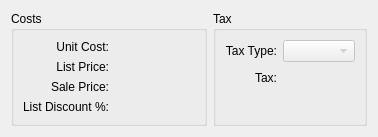
       <widget class="QWidget" name="_detail">
        <attribute name="title">
         <string>&amp;Detail</string>
        </attribute>
        <layout class="QGridLayout">
         <item row="0" column="0">
          <widget class="QGroupBox" name="_priceGroup">
           <property name="title">
            <string>Costs</string>
           </property>
           <layout class="QGridLayout">
            <item row="0" column="0">
             <layout class="QHBoxLayout">
              <item>
               <layout class="QVBoxLayout">
                <item>
                 <layout class="QGridLayout">
                  <item row="0" column="0">
                   <widget class="QLabel" name="_unitCostLit">
                    <property name="text">
                     <string>Unit Cost:</string>
                    </property>
                    <property name="alignment">
                     <set>Qt::AlignRight|Qt::AlignTrailing|Qt::AlignVCenter</set>
                    </property>
                   </widget>
                  </item>
                  <item row="1" column="0">
                   <widget class="QLabel" name="_listPriceLit">
                    <property name="text">
                     <string>List Price:</string>
                    </property>
                    <property name="alignment">
                     <set>Qt::AlignRight|Qt::AlignTrailing|Qt::AlignVCenter</set>
                    </property>
                   </widget>
                  </item>
                  <item row="1" column="1">
                   <widget class="CurrDisplay" name="_listPrice">
                    <property name="format">
                     <enum>CurrDisplay::Cost</enum>
                    </property>
                    <property name="localControl">
                     <bool>false</bool>
                    </property>
                   </widget>
                  </item>
                  <item row="2" column="0">
                   <widget class="QLabel" name="_salePriceLit">
                    <property name="text">
                     <string>Sale Price:</string>
                    </property>
                    <property name="alignment">
                     <set>Qt::AlignRight|Qt::AlignTrailing|Qt::AlignVCenter</set>
                    </property>
                   </widget>
                  </item>
                  <item row="2" column="1">
                   <widget class="CurrDisplay" name="_salePrice">
                    <property name="format">
                     <enum>CurrDisplay::Cost</enum>
                    </property>
                    <property name="localControl">
                     <bool>false</bool>
                    </property>
                   </widget>
                  </item>
                  <item row="3" column="0">
                   <widget class="QLabel" name="_discountFromListPrcntLit">
                    <property name="text">
                     <string>List Discount %:</string>
                    </property>
                    <property name="alignment">
                     <set>Qt::AlignRight|Qt::AlignTrailing|Qt::AlignVCenter</set>
                    </property>
                   </widget>
                  </item>
                  <item row="3" column="1">
                   <widget class="XLabel" name="_discountFromList">
                    <property name="minimumSize">
                     <size>
                      <width>80</width>
                      <height>0</height>
                     </size>
                    </property>
                    <property name="alignment">
                     <set>Qt::AlignRight|Qt::AlignTrailing|Qt::AlignVCenter</set>
                    </property>
                   </widget>
                  </item>
                  <item row="0" column="1">
                   <widget class="CurrCluster" name="_unitCost">
                    <property name="format">
                     <enum>CurrDisplay::Cost</enum>
                    </property>
                    <property name="currencyEnabled">
                     <bool>false</bool>
                    </property>
                    <property name="currencyVisible">
                     <bool>false</bool>
                    </property>
                    <property name="enabled">
                     <bool>false</bool>
                    </property>
                   </widget>
                  </item>
                 </layout>
                </item>
                <item>
                 <spacer>
                  <property name="orientation">
                   <enum>Qt::Vertical</enum>
                  </property>
                  <property name="sizeType">
                   <enum>QSizePolicy::MinimumExpanding</enum>
                  </property>
                  <property name="sizeHint" stdset="0">
                   <size>
                    <width>20</width>
                    <height>0</height>
                   </size>
                  </property>
                 </spacer>
                </item>
               </layout>
              </item>
              <item>
               <spacer>
                <property name="orientation">
                 <enum>Qt::Horizontal</enum>
                </property>
                <property name="sizeHint" stdset="0">
                 <size>
                  <width>0</width>
                  <height>20</height>
                 </size>
                </property>
               </spacer>
              </item>
             </layout>
            </item>
           </layout>
          </widget>
         </item>
         <item row="0" column="1">
          <widget class="QGroupBox" name="_taxGroup">
           <property name="title">
            <string>Tax</string>
           </property>
           <layout class="QGridLayout">
            <item row="0" column="0">
             <layout class="QVBoxLayout">
              <item>
               <layout class="QGridLayout">
                <item row="0" column="0">
                 <widget class="QLabel" name="_taxTypeLit">
                  <property name="enabled">
                   <bool>true</bool>
                  </property>
                  <property name="text">
                   <string>Tax Type:</string>
                  </property>
                  <property name="alignment">
                   <set>Qt::AlignRight|Qt::AlignTrailing|Qt::AlignVCenter</set>
                  </property>
                 </widget>
                </item>
                <item row="0" column="1">
                 <layout class="QHBoxLayout">
                  <item>
                   <widget class="XComboBox" name="_taxType">
                    <property name="enabled">
                     <bool>false</bool>
                    </property>
                    <property name="focusPolicy">
                     <enum>Qt::NoFocus</enum>
                    </property>
                    <property name="allowNull">
                     <bool>true</bool>
                    </property>
                    <property name="nullStr">
                     <string>None</string>
                    </property>
                    <property name="type">
                     <enum>XComboBox::TaxTypes</enum>
                    </property>
                   </widget>
                  </item>
                  <item>
                   <spacer>
                    <property name="orientation">
                     <enum>Qt::Horizontal</enum>
                    </property>
                    <property name="sizeHint" stdset="0">
                     <size>
                      <width>0</width>
                      <height>20</height>
                     </size>
                    </property>
                   </spacer>
                  </item>
                 </layout>
                </item>
                <item row="1" column="0">
                 <widget class="XURLLabel" name="_taxLit">
                  <property name="text">
                   <string>Tax:</string>
                  </property>
                  <property name="alignment">
                   <set>Qt::AlignRight|Qt::AlignTrailing|Qt::AlignVCenter</set>
                  </property>
                 </widget>
                </item>
                <item row="1" column="1">
                 <layout class="QHBoxLayout">
                  <item>
                   <widget class="CurrCluster" name="_tax">
                    <property name="focusPolicy">
                     <enum>Qt::NoFocus</enum>
                    </property>
                    <property name="format">
                     <enum>CurrDisplay::SalesPrice</enum>
                    </property>
                    <property name="enabled">
                     <bool>false</bool>
                    </property>
                   </widget>
                  </item>
                  <item>
                   <spacer>
                    <property name="orientation">
                     <enum>Qt::Horizontal</enum>
                    </property>
                    <property name="sizeHint" stdset="0">
                     <size>
                      <width>0</width>
                      <height>20</height>
                     </size>
                    </property>
                   </spacer>
                  </item>
                 </layout>
                </item>
               </layout>
              </item>
              <item>
               <spacer>
                <property name="orientation">
                 <enum>Qt::Vertical</enum>
                </property>
                <property name="sizeType">
                 <enum>QSizePolicy::MinimumExpanding</enum>
                </property>
                <property name="sizeHint" stdset="0">
                 <size>
                  <width>20</width>
                  <height>0</height>
                 </size>
                </property>
               </spacer>
              </item>
             </layout>
            </item>
           </layout>
          </widget>
         </item>
        </layout>
       </widget>
